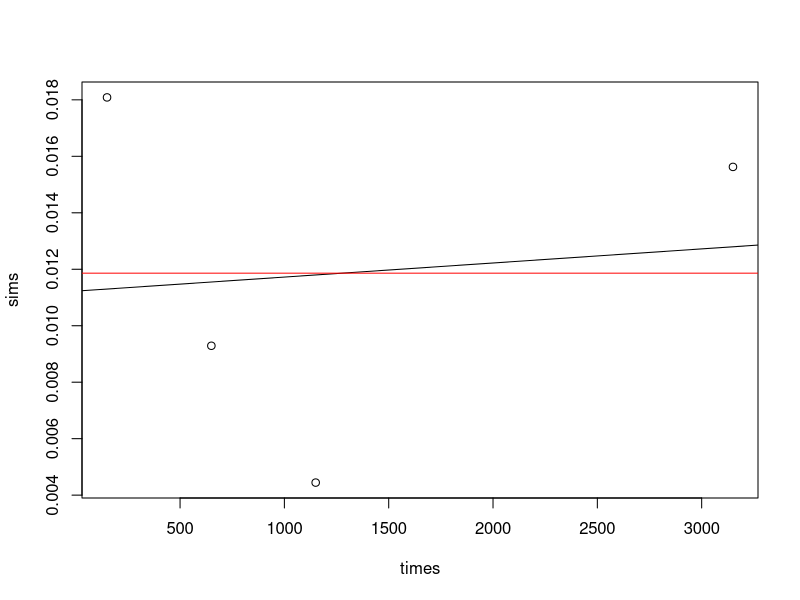
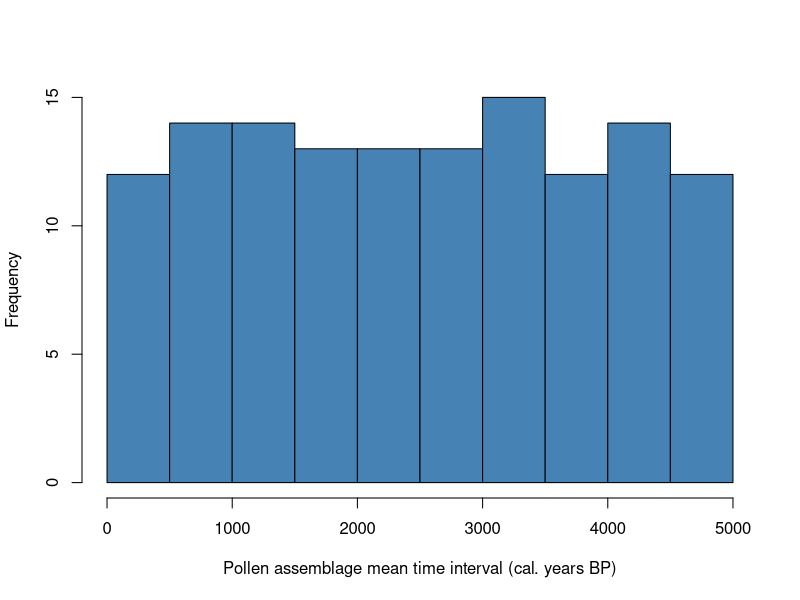
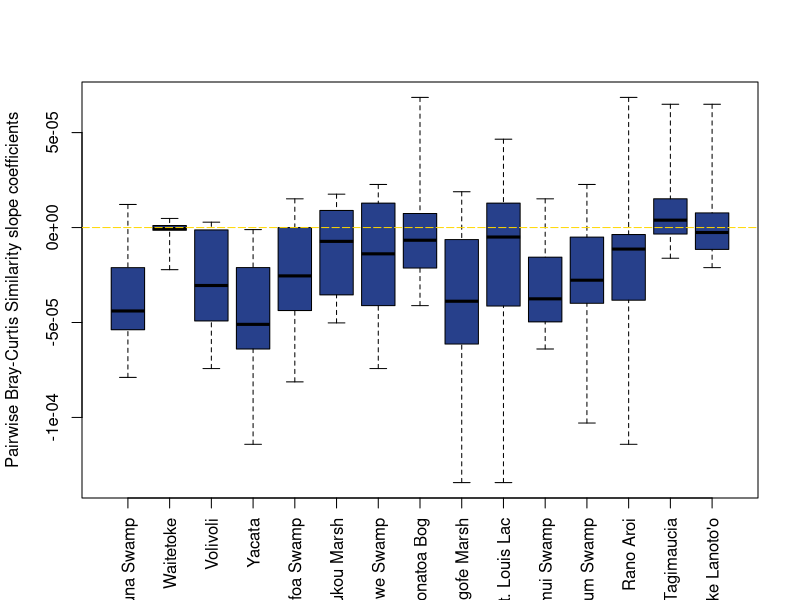
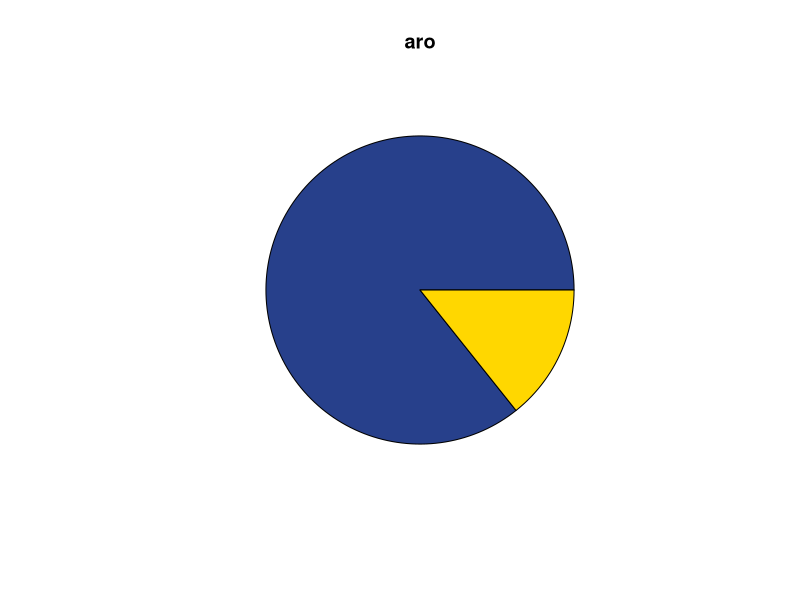
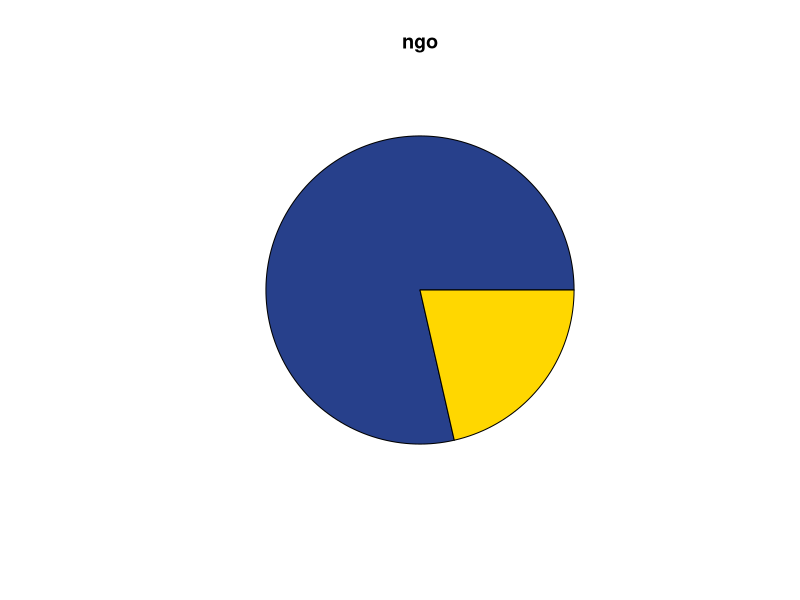
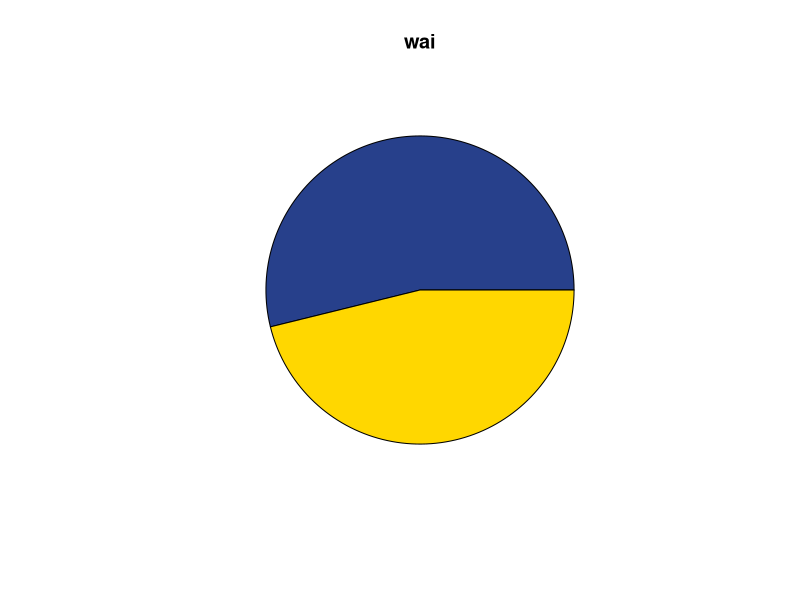
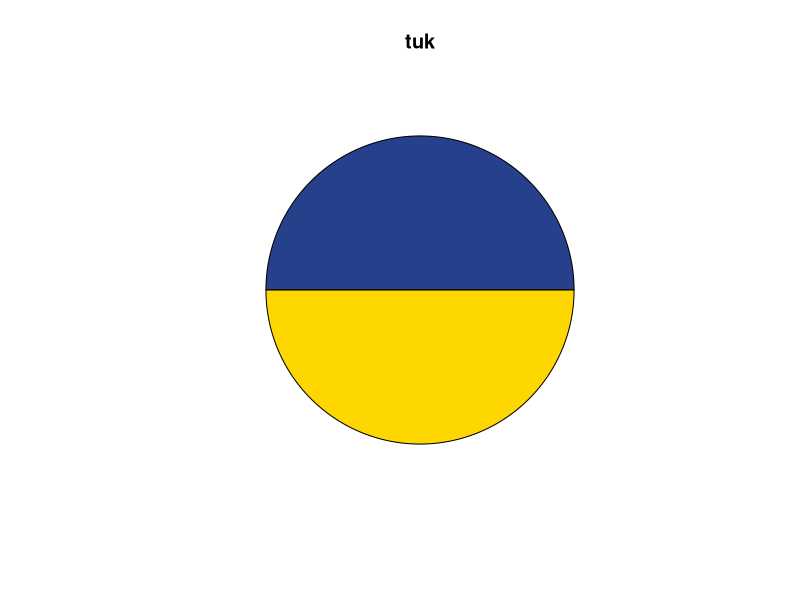
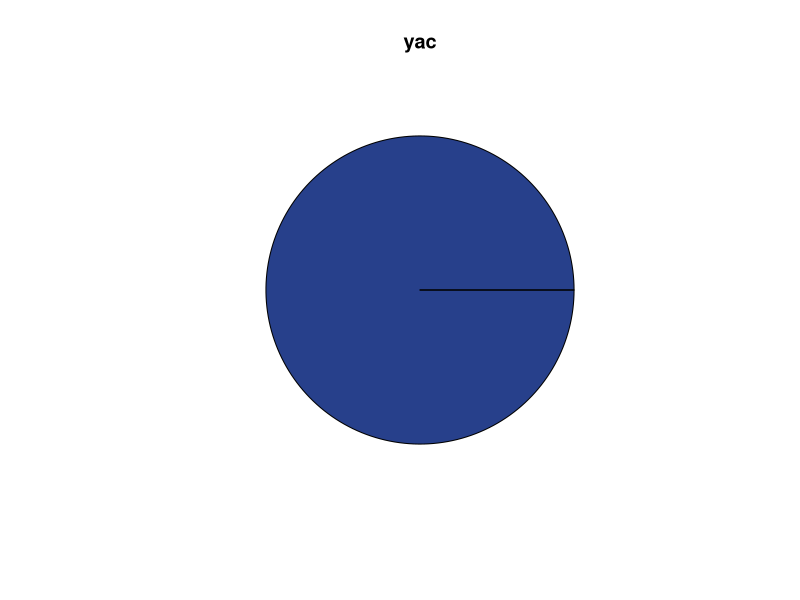

These charts were generated, in order, by the following R code:
#Similarity analysis of standardisation 1####

library(ggplot2)
library(reshape)
library(vegan)

data<-read.csv("Outputs/Stand1_binned.csv", check.names = FALSE)
data<-data[-c(1)]

#columns 55, 158, 353 are metadata
data<-data[c(55, 158, 353, 1:54, 56:157, 159:352, 354:397)]

names(data)[2]<-"interval"
data$interval<-gsub("]","",as.character(data$interval))
data$interval<-gsub("\\(|\\)","",as.character(data$interval))

split<-strsplit(data$interval, split = ",")
matrix<-matrix(unlist(split),ncol=2,byrow=T)
matrix<-as.data.frame(matrix)
matrix$V1 <- as.numeric(matrix$V1)
matrix$V2 <- as.numeric(matrix$V2)
matrix$mean_interval_group<-rowMeans(matrix[1:2], na.rm=TRUE)

drop <- c("interval")
data = data[,!(names(data) %in% drop)]
data$mean_interval_age<-matrix$mean_interval_group
data<-data[c(397, 1:396)]

#drop columns when the column sum= 0
meta<-data[1:3]
data<-data[4:397]
data<-Filter(function(data) sum(abs(data), na.rm = TRUE) > 0, data)
data<-cbind(meta,data)

# Build unique pairs to compare each with each####
pairs<-expand.grid(unique(data$Site),unique(data$Site))
pairs<-pairs[pairs[,1]!=pairs[,2],]
for(i in 1:nrow(pairs)){	
  if(i>nrow(pairs)){break} else {
    a<-paste(pairs[,1],pairs[,2])
    b<-paste(pairs[,2],pairs[,1])	
    pairs<-pairs[-which(a[i]==b),]
  }}

comp<-list()
for(i in 1:nrow(pairs)){
  a<-data[data$Site ==pairs[i,1],]
  b<-data[data$Site ==pairs[i,2],]	
  times<-intersect(a$mean_interval_age, b$mean_interval_age)
  sims<-times
  sims[]<-NA
  for(d in times){
    sims[times==d]<-1-vegdist(rbind(a[a$mean_interval_age==d,4:368],b[b$mean_interval_age==d,4:368]),method="bray")}
  comp[[i]]<-data.frame(times,sims)
}

unique(data$Site)
sites<-list()
homogen<-matrix(NA,15,15)
colnames(homogen)<-unique(data$Site)
rownames(homogen)<-unique(data$Site)
R<-N<-homogen

for(i in unique(data$Site)){
  abfrage<-pairs[,1] %in% i | pairs[,2] %in% i
  unique(data$Site)
  
  for(e in which(abfrage)){
    homogen[i,pairs[e,which(pairs[e,]!=i)]]<-coef(lm(sims~times,data=comp[[e]]))[2]
    N[i,pairs[e,which(pairs[e,]!=i)]]<-nrow(comp[[e]])
    R[i,pairs[e,which(pairs[e,]!=i)]]<-summary(lm(sims~times,data=comp[[e]]))$adj	
  }	
}

par(mfrow=c(1,1))
plot(sims~times,data=comp[[3]])
abline(lm(sims~times,data=comp[[3]]))
abline(h=mean(comp[[3]]$sims),col="red")
# negative trend is homogenisation
# boxplots ordered by longitude
par(mfrow=c(1,1))
homogen <- homogen[, c("lou", "plu", "ano", "wai", "vol", "bon", "tag", "yac", "fin", "lot", "ngo", "ava", "lan", "tuk", "aro")]
cols<- c("St. Louis Lac", "Plum Swamp", "Anouwe Swamp", "Waitetoke", "Volivoli", "Bonatoa Bog","Lake Tagimaucia","Yacata","Finemui Swamp","Lotofoa Swamp","Ngofe Marsh","Avai’o’vuna Swamp","Lake Lanoto'o","Tukou Marsh","Rano Aroi")
colnames(homogen) <- cols
if(1){
library('plyr')
  freq<-count(data$Site)
  freq<-count(data$mean_interval_age)
  hist(data$mean_interval_age,
       xlab="Pollen assemblage mean time interval (cal. years BP)", ylab = "Frequency", col = "steelblue", main = NULL)
  
}

#write.csv(homogen, "Outputs/Stand1_homogen.csv")

if(1){
  # boxplots ordered by elevation
  homogen <- homogen[, c("Avai’o’vuna Swamp", "Waitetoke", "Volivoli", "Yacata", "Lotofoa Swamp", "Tukou Marsh", "Anouwe Swamp", "Bonatoa Bog", "Ngofe Marsh", "St. Louis Lac", "Finemui Swamp", "Plum Swamp", "Rano Aroi", "Lake Tagimaucia", "Lake Lanoto'o")]
  boxplot(homogen,range=0,ylab="Pairwise Bray-Curtis Similarity slope coefficients", las=3, col= "royalblue4")
  abline(h=0, col= "gold", lwd=1, lty=5)
}

par(mfrow=c(1,1))
for(i in unique(data$Site)){
  pie(c(sum(homogen[i,]<0,na.rm=T),sum(homogen[i,]>0,na.rm=T)),main=i,col=c("royalblue4","gold"),labels=NA)
}

names(comp)<-paste(pairs[,1],pairs[,2])

dat<-do.call("rbind", comp)
dat$name<-unlist(lapply(strsplit(rownames(dat),split="[.]"),function(x){x[[1]]}))
head(dat)
#write.csv(dat, "Outputs/Stand1_dat.csv")
